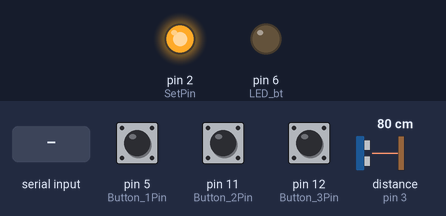
A sketch run on a simulated Teensy 4. Shown: output pins drawn as LEDs (lit = HIGH). Wiring (inferred from the names in the program): ultrasonic range finder: trigger pin 4; echo pin 3. The inputs (shaded band) are chosen by the test bench; at power-on: pin 5 (Button_1Pin) HIGH, pin 11 (Button_2Pin) HIGH, pin 12 (Button_3Pin) HIGH, distance to the obstacle (sensor on pin 3) 80 cm. The echo pulse lasts 58.3 µs per cm; pins used as bus, display or sensor lines are not drawn; what the sketch prints to the serial monitor is not drawn.

Above: at 1.4 s.
1.5 s: "G" received over the second serial link
At 2.8 s:
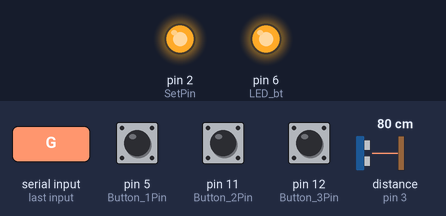
6.5 s: "R" received over the second serial link
At 7.5 s:
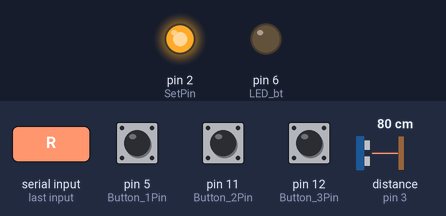
Timing chart, 0 to 9.5 s (numbered marks = the images above; inputs shaded):
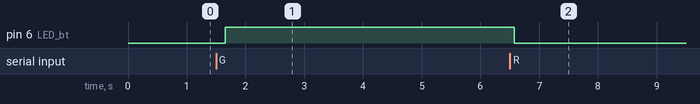

The sketch:

Serial_Teensy.ino
```cpp
//PROGRAMA PRINCIPAL//

const int SetPin = 2; //pin de configuracion para el APC220
const int EchoPin = 3; //pin digital para el echo del sensor ultrasonico
const int TriggerPin = 4; //pin digital para el trigger del sensor ultrasonico
const int Button_1Pin=5; //Pulsador designado para la comunicacion con los APC220
const int Button_2Pin=11; //Pulsador designado para los eventos del puerto serial 4
const int Button_3Pin=12; //Pulsador designado para los eventos del puerto serial 5
const int LED_bt=6; //Indicador con el bluetooth
unsigned char BluetoothData; //Datos reibidos del dispositivo bluetooth
long debouncing_time1 = 100; //Tiempo de espera para evitar los rebotes
long debouncing_time2 = 100;
long debouncing_time3 = 100;
volatile unsigned long last_micros1; //Variable para guargar el valor de la ultima lectura de tiempo
volatile unsigned long last_micros2;
volatile unsigned long last_micros3;
#define event_1 0x10
#define event_2 0x20

bool send_button_1=false,send_button_2=false,send_button_3=false; //banderas para el envio de datos a los dispositivos
bool apagar_led_bt=false, enceder_led_bt=false; //Banderas para el control de la secuencia de accion de los pulsadores
bool apagar_led=false, enceder_led=false;
bool apagar_led2=false, enceder_led2=false;
bool apagar_led3=false, enceder_led3=false;

void setup() {

 Serial.begin(57600);                            //Solo para depuracion
 Serial1.begin(57600);                           //Comunicacion serial con el módulo APC 220
 Serial2.begin(57600);                           //Comunicacion serial con el módulo HC-05 (SETISAEDU)
 Serial3.begin(57600);                           //Comunicacion serial con el segundo módulo HC-05 (SETISAEDU2)
 Serial4.begin(9600);                            //Comunicacion serial con el ARDUINO MEGA
 Serial5.begin(9600);                            //Comunicacion serial con el ARDUINO MEGA
 pinMode(LED_bt,OUTPUT);                         //Modo de los pines digitales
 pinMode(TriggerPin, OUTPUT);
 pinMode(EchoPin, INPUT);
 pinMode(SetPin, OUTPUT);                         //Configuracion de pin de control para el modulo como salida

  //Configuracion de pines para los LED como salidas
 pinMode(Button_1Pin, INPUT_PULLUP);
 pinMode(Button_2Pin,INPUT_PULLUP);
 pinMode(Button_3Pin,INPUT_PULLUP);

 digitalWrite(SetPin, HIGH);                      //Inicializacion del pin de control SET en alto
 ConfigAPC();                                     //Configuracion del modulo APC 220

 attachInterrupt(digitalPinToInterrupt(5), Interrupt1, FALLING); //Interrupcion para el Serial1
 attachInterrupt(digitalPinToInterrupt(11),Interrupt2, FALLING); //Interrupcion para el Serial4
 attachInterrupt(digitalPinToInterrupt(12),Interrupt3, FALLING); //Interrupcion para el Serial5

}


void loop() {
                                        //Evaluacion de banderas para el envio de datos
  if(send_button_1==true)
  {
    if(enceder_led == true)
    {

    Serial1.write(event_1);             //Envio de los valores a los otros modulos, con la direccion correspondiente
    apagar_led=true;
    send_button_1=false;                //Reestablecimiento de la bandera a falso despues de haber completado el envio

  }
    if(enceder_led==false)
    {
     Serial1.write(event_2);
     apagar_led=false;
     send_button_1=false;
    }
}

  if(send_button_2==true)
  {
    if(enceder_led2 == true)
    {

    Serial4.write('A');
    apagar_led2=true;
    send_button_2=false;

  }
    if(enceder_led2==false)
    {
     Serial4.write('B');
     apagar_led2=false;
     send_button_2=false;
    }
  }

  if(send_button_3==true)
  {
    if(enceder_led3 == true)
    {

    Serial5.write('C');
    apagar_led3=true;
    send_button_3=false;

  }
    if(enceder_led3==false)
    {
     Serial5.write('D');
     apagar_led3=false;
     send_button_3=false;
    }
  }


  if (Serial2.available())
  {
    BluetoothData=Serial2.read();                   //Lectura del puerto serial numero 2

    if(BluetoothData=='G')                          //Si el dato recibido es el caracter G
    {
      digitalWrite(LED_bt,HIGH);
    }
    else if(BluetoothData=='R')                      //Si el dato recibido es el caracter R
    {
      digitalWrite(LED_bt,LOW);
    }
  }


 int cm = ping(TriggerPin, EchoPin);                  //Función especial para calcular la distancia de un objeto
 Serial3.print("*D");                                //Manda el dato de *D segudo de la distancia mas *
 Serial3.print(String(cm));
 Serial3.print("*");
 delay(200);

}

void Interrupt1() {
  if ((long)(micros() - last_micros1) >= debouncing_time1 * 1000)     //Función para evitar el efecto de rebote en los pulsadores
  {
    if (apagar_led ==false)
    {
    send_button_1=true;
    enceder_led = true;
   last_micros1 = micros();
    }
  else if(apagar_led ==true)
  {
    send_button_1=true;
    enceder_led=false;
    last_micros1 = micros();
  }
}
Serial.print("Pulso");
}

void Interrupt2() {

  if ((long)(micros() - last_micros2) >= debouncing_time2 * 1000)
  {
    if (apagar_led2 == false)
    {
    send_button_2=true;
    enceder_led2 = true;
    last_micros2 = micros();
    }
  else if(apagar_led2 ==true)
  {
    send_button_2=true;
    enceder_led2=false;

    //last_micros2 = micros();
  }
 }
     Serial.print("pulso");
}
void Interrupt3() {
  if ((long)(micros() - last_micros3) >= debouncing_time3 * 1000)
  {
    if (apagar_led3 == false)
    {
    send_button_3=true;
    enceder_led3 = true;
    last_micros3 = micros();

    }
  else if(apagar_led3 ==true)
  {
    send_button_3=true;
    enceder_led3=false;
    last_micros3 = micros();
  }
}
}

 int ping(int TriggerPin, int EchoPin)
 {
 long duration, distanceCm;

   digitalWrite(TriggerPin, LOW);                //para generar un pulso limpio ponemos a LOW 4us
 delayMicroseconds(4);
 digitalWrite(TriggerPin, HIGH);                  //generamos Trigger (disparo) de 10us
 delayMicroseconds(10);
 digitalWrite(TriggerPin, LOW);

 duration = pulseIn(EchoPin, HIGH);              //medimos el tiempo entre pulsos, en microsegundos

 distanceCm = duration * 10 / 292/ 2;             //convertimos a distancia, en cm
 return distanceCm;
}

//Funcion de configuracion del modulo APC220
void ConfigAPC()
{
                                                    // Procedimiento de configuración a 450MHz
    Serial.println("Configurando a 450MHz ...");
    digitalWrite(SetPin, LOW);                      //Escritura en bajo del pin SET
    delay(2);                                       //Espera necesaria antes de poder enviarle comandos
    Serial1.end();
    Serial1.begin(9600);                            //Cambio de velocidad del UART, a la velocidad de configuracion
    Serial1.println("WR 450000 4 9 6 0");           //Envio de datos de configuracion
    delay(201);                                     //Espera antes de la respuesta por parte del modulo

    if (Serial1.available())                         //Verificacion de que el modulo a contestado
    {
      String data = Serial1.readString();
      Serial.println(data);                          //Solo para depuracion
    }
    digitalWrite(SetPin, HIGH);                      //Restablecimiento del pin al valor de alto
    delay(11);                                       //Espera antes de que el modulo vuelva al modo de activo
    Serial1.end();
    Serial1.begin(57600);                             //Cambio de velocidad del UART a la velocidad de comunicacion maxima
    Serial.println("Configurado!!!");                 //Solo para depuracion
}
```

Measured:
- after the input at 1.5 s, pin 6 (LED_bt): LOW → HIGH after 0.15 s
- after the input at 6.5 s, pin 6 (LED_bt): HIGH → LOW after 0.08 s
